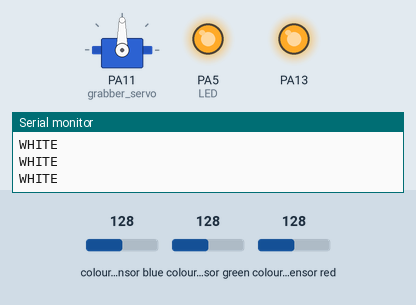
Bench run of a sketch on a simulated STM32 Blue Pill. Parts: servo, output pins drawn as LEDs (lit = HIGH), the last lines printed to the serial monitor. Inputs (shaded band) come from the test bench; at power-on: colour sensor blue 128, colour sensor green 128, colour sensor red 128.

Above: at 1.3 s.
1.4 s: colour sensor blue set to 75
2.9 s: colour sensor blue set to 70
At 4.1 s:
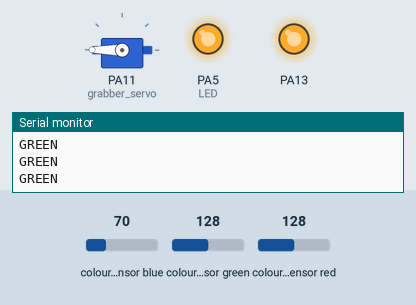
4.4 s: colour sensor blue set to 127
5.9 s: colour sensor blue set to 134
At 6.8 s:
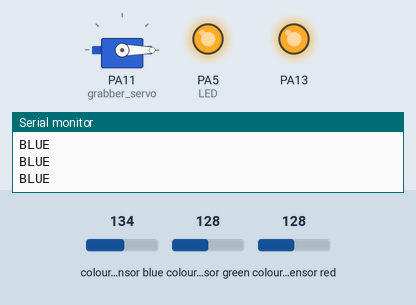
7.4 s: colour sensor blue set to 64
At 8.4 s:
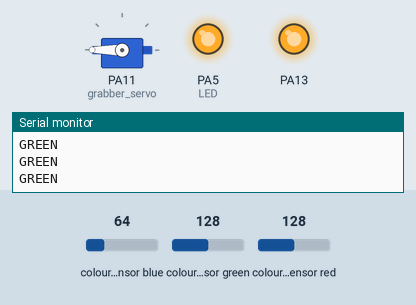
8.9 s: colour sensor blue set to 191
At 9.5 s:
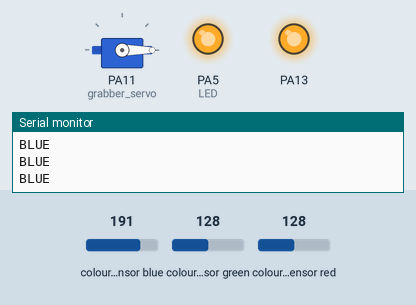
Timing chart, 0 to 11.4 s (numbered marks = the images above; inputs shaded):
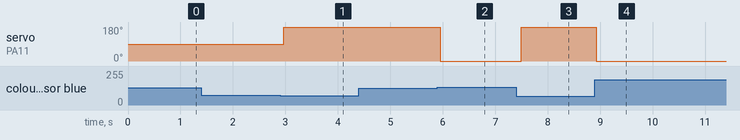

Measured:
- the behaviour switches between 73 and 72 on colour sensor blue (found by bisection; images 0 and 1)
- the behaviour switches between 131 and 132 on colour sensor blue (found by bisection; images 1 and 2)
- after the input at 2.9 s, servo on PA11 (grabber_servo): 90° → 180° after 0.07 s
- after the input at 5.9 s, servo on PA11 (grabber_servo): 180° → 0° after 0.05 s
- after the input at 7.4 s, servo on PA11 (grabber_servo): 0° → 180° after 0.09 s
- after the input at 8.9 s, servo on PA11 (grabber_servo): 180° → 0° at once

The sketch:

380_Colour_Sensor_With_Servo.ino
```cpp
#include <Wire.h>
#include "Adafruit_TCS34725.h"
#include <QTRSensors.h>
#include <Servo.h>

const uint8_t SensorCount = 8;
uint16_t sensorValues[SensorCount];

// Servo
Servo grabber_servo;

Adafruit_TCS34725 tcs = Adafruit_TCS34725(TCS34725_INTEGRATIONTIME_50MS, TCS34725_GAIN_4X);

enum Sense_Colours{
  RED = 0,
  BLUE = 1,
  GREEN = 2,
  BLACK = 3,
  WHITE = 4,
};

Sense_Colours readColour = RED;

Sense_Colours getColour(Adafruit_TCS34725 tcs) {
  uint16_t red, green, blue, c;
  tcs.setInterrupt(false);  // turn on LED

  delay(60);  // takes 50ms to read

  tcs.getRawData(&red, &green, &blue, &c);

  tcs.setInterrupt(true);  // turn off LED

  if(((float) red/c) > 0.43) {
    return RED;
  } else if(((float) green/c) > 0.39) {
    return GREEN;
  } else if(((float) blue/c) > 0.34) {
    return BLUE;
  } else {
    return WHITE;
  }
}


void setup()
{
  pinMode(13, OUTPUT);
  digitalWrite(13, HIGH);
  delay(100);
  // Onboard Components
  pinMode(PC13, INPUT); // Blue Button
  pinMode(PA5, OUTPUT); // LED
  digitalWrite(PA5, HIGH); // Indicates Calibration Mode

  // Servo Motors
  grabber_servo.attach(11);

  // Serial Monitor
  Serial.begin(9600);

  if (!tcs.begin()) {
    Serial.println("No TCS34725 found ... check your connections");
    while (1); // halt!
  }
}

void loop()
{
  readColour = getColour(tcs);
  switch(readColour) {
    case BLUE:
      Serial.println("BLUE");
      grabber_servo.write(0);
      break;
    case GREEN:
      grabber_servo.write(180);
      Serial.println("GREEN");
      break;
    case RED:
      Serial.println("RED");
      break;
    case WHITE:
      Serial.println("WHITE");
      break;
    case BLACK:
      Serial.println("BLACK");
      break;
    default:
      Serial.println("ERROR");
      break;
  }
}
```
